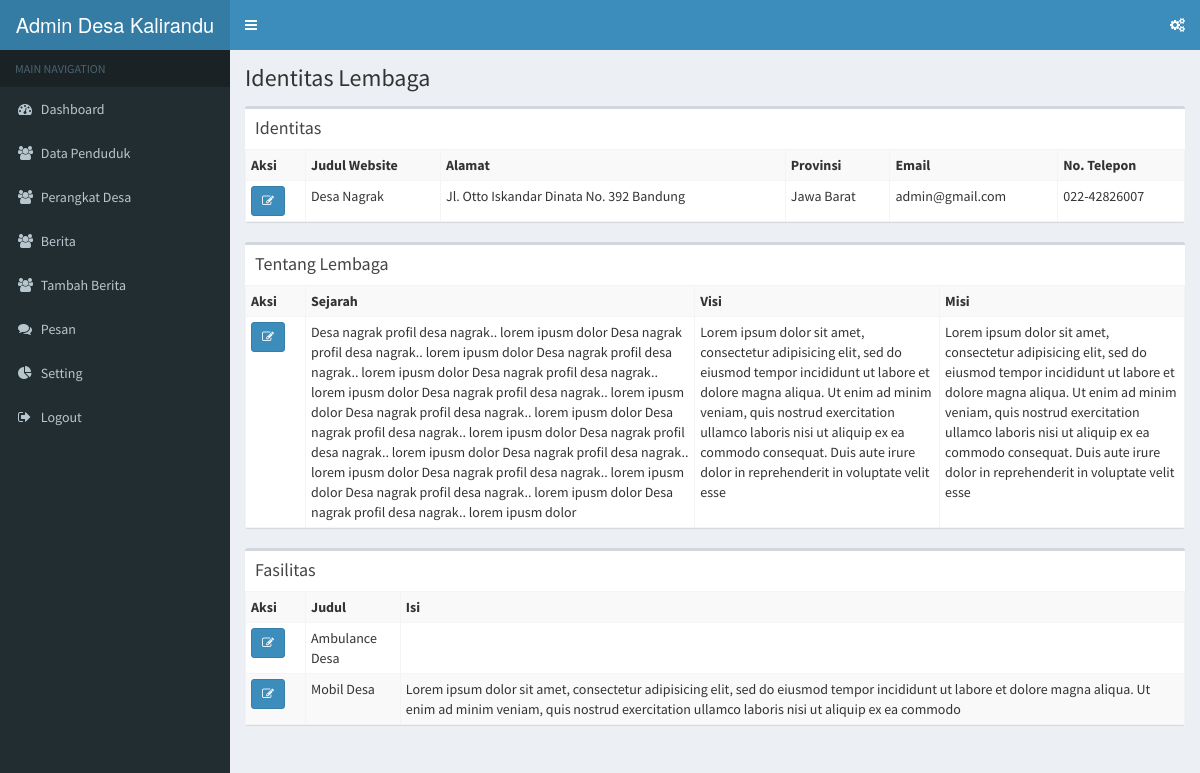
Screenshot of /index.php/admin/identitas with the database file from the repository.
### tables this page shows
CREATE TABLE `identitas` (
  `id` int(11) NOT NULL,
  `judul_website` varchar(30) NOT NULL,
  `alamat` varchar(60) NOT NULL,
  `provinsi` varchar(50) NOT NULL,
  `email` varchar(50) NOT NULL,
  `no_telepon` varchar(13) NOT NULL
);

CREATE TABLE `about` (
  `id` int(11) NOT NULL,
  `about_us` text NOT NULL,
  `visi` text NOT NULL,
  `misi` text NOT NULL
);

CREATE TABLE `fasilitas` (
  `id_fasilitas` int(11) NOT NULL,
  `judul` varchar(50) NOT NULL,
  `isi` varchar(300) NOT NULL,
  `gambar` varchar(100) NOT NULL
);

### application/controllers/admin/Identitas.php (called while the page is built, shortened)
<?php
class Identitas extends CI_Controller {
	public function index()
	{
		$data['title'] = 'Identitas Lembaga';
		$data['identitas'] = $this->DataModel->getData('identitas')->result();
		$data['about'] = $this->DataModel->getData('about')->result();
		$data['fasilitas'] = $this->DataModel->getData('fasilitas')->result();
		$this->load->view('template_admin/header', $data);
		$this->load->view('template_admin/sidebar');
		$this->load->view('template_admin/topbar');
		$this->load->view('admin/identitas', $data);
		$this->load->view('template_admin/footer');
	}
}

### index.php (called while the page is built, shortened)
<?php
require_once BASEPATH.'core/CodeIgniter.php';

### application/models/DataModel.php (called while the page is built, shortened)
<?php
class DataModel extends CI_model {
	public function getData($table)
	{
		return $this->db->get($table);
	}
}

### application/views/admin/identitas.php (the view, shortened to what this page needs)
<div class="content-wrapper">
  <section class="content-header">
    <h1>
      <?php echo $title; ?>
    </h1>
  </section>
  <section class="content">
    <div class="row">
      <div class="col-md-12">
        <div class="box">
          <div class="box-header">
            <h3 class="box-title">Identitas</h3>
          </div>
          <div class="box-body no-padding">
            <table class="table table-condensed table-bordered table-striped">
              <tbody>
                <tr>
                  <th style="width: 60px;">Aksi</th>
                  <th>Judul Website</th>
                  <th>Alamat</th>
                  <th>Provinsi</th>
                  <th>Email</th>
                  <th>No. Telepon</th>
                </tr>
                <?php
                  foreach($identitas as $idn) :
                 ?>
                <tr>
                  <td>
                    <a title="Edit Identitas" href="<?php echo base_url('admin/identitas/editIdentitas/'.$idn->id); ?>" class="btn btn-sm btn-primary">
                      <i class="fa fa-edit"></i>
                    </a>
                  </td>
                  <td><?php echo $idn->judul_website; ?></td>
                  <td><?php echo $idn->alamat; ?></td>
                  <td><?php echo $idn->provinsi; ?></td>
                  <td><?php echo $idn->email; ?></td>
                  <td><?php echo $idn->no_telepon; ?></td>
                </tr>
                <?php endforeach; ?>
              </tbody>
            </table>
          </div>
        </div>
      </div>
    </div>
    <div class="row">
      <div class="col-md-12">
        <div class="box">
          <div class="box-header">
            <h3 class="box-title">Tentang Lembaga</h3>
          </div>
          <div class="box-body no-padding">
            <table class="table table-condensed table-bordered table-striped">
              <tbody>
                <tr>
                  <th style="width: 60px;">Aksi</th>
                  <th>Sejarah</th>
                  <th>Visi</th>
                  <th>Misi</th>
                </tr>
                <?php
                  foreach($about as $abt) :
                 ?>
                <tr>
                  <td>
                    <a title="Edit Tentang Perusahaan" href="<?php echo base_url('admin/identitas/editTentang/'.$abt->id); ?>" class="btn btn-sm btn-primary">
                      <i class="fa fa-edit"></i>
                    </a>
                  </td>
                  <td><?php echo $abt->about_us; ?></td>
                  <td><?php echo $abt->visi; ?></td>
                  <td><?php echo $abt->misi; ?></td>
                </tr>
                <?php endforeach; ?>
              </tbody>
            </table>
          </div>
        </div>
      </div>
    </div>
    <div class="row">
      <div class="col-md-12">
        <div class="box">
          <div class="box-header">
            <h3 class="box-title">Fasilitas</h3>
          </div>
          <div class="box-body no-padding">
            <table class="table table-condensed table-bordered table-striped">
              <tbody>
                <tr>
                  <th style="width: 60px;">Aksi</th>
                  <th>Judul</th>
                  <th>Isi</th>
                </tr>
                <?php
                  foreach($fasilitas as $fs) :
                 ?>
                <tr>
                  <td>
                    <a title="Edit Tentang Perusahaan" href="<?php echo base_url('admin/identitas/editFasilitas/'.$fs->id_fasilitas); ?>" class="btn btn-sm btn-primary">
                      <i class="fa fa-edit"></i>
                    </a>
                  </td>
                  <td><?php echo $fs->judul; ?></td>
                  <td><?php echo $fs->isi; ?></td>
                </tr>
                <?php endforeach; ?>
              </tbody>
            </table>
          </div>
        </div>
      </div>
    </div>
  </section>
</div>

### rows the page displays
identitas: judul_website "Desa Nagrak", alamat "Jl. Otto Iskandar Dinata No. 392 Bandung", provinsi "Jawa Barat", email "admin@gmail.com", no_telepon "022-42826007"
about: about_us "Desa nagrak profil desa nagrak.. lorem ipusm dolor Desa nagrak profil desa nagrak.. lorem ipusm dolor Desa nagrak profil desa nagrak.. lorem ipusm dolor Desa nagrak profil desa nagrak.. lorem ipusm dolor Desa nagrak profil desa nagrak.. lorem ipusm dolor Desa nagrak profil desa nagrak.. lorem ipusm dolor Desa nagrak profil desa nagrak.. lorem ipusm dolor Desa nagrak profil desa nagrak.. lorem ipusm dolor Desa nagrak profil desa nagrak.. lorem ipusm dolor Desa nagrak profil desa nagrak.. lorem ipusm dolor Desa nagrak profil desa nagrak.. lorem ipusm dolor Desa nagrak profil desa nagrak.. lorem ipusm dolor", visi "Lorem ipsum dolor sit amet, consectetur adipisicing elit, sed do eiusmod tempor incididunt ut labore et dolore magna aliqua. Ut enim ad minim veniam, quis nostrud exercitation ullamco laboris nisi ut aliquip ex ea commodo consequat. Duis aute irure dolor in reprehenderit in voluptate velit esse", misi "Lorem ipsum dolor sit amet, consectetur adipisicing elit, sed do eiusmod tempor incididunt ut labore et dolore magna aliqua. Ut enim ad minim veniam, quis nostrud exercitation ullamco laboris nisi ut aliquip ex ea commodo consequat. Duis aute irure dolor in reprehenderit in voluptate velit esse"
fasilitas: judul "Ambulance Desa"
fasilitas: judul "Mobil Desa", isi "Lorem ipsum dolor sit amet, consectetur adipisicing elit, sed do eiusmod tempor incididunt ut labore et dolore magna aliqua. Ut enim ad minim veniam, quis nostrud exercitation ullamco laboris nisi ut aliquip ex ea commodo"

### other values shown
$title "Identitas Lembaga"
